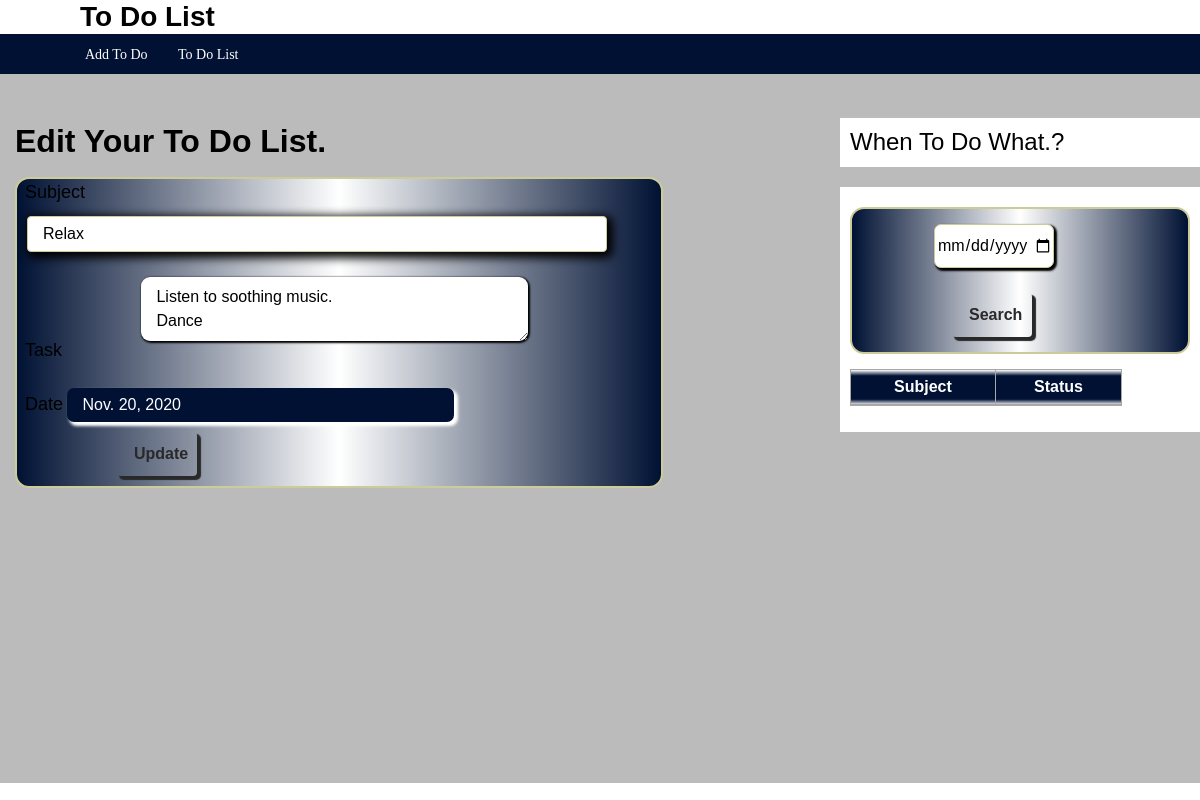
Page /edit/2 on the committed database.
### todo/models.py (models this page shows, shortened)
class Todoing(models.Model):
    subject     =   models.CharField(max_length=200)
    task        =   models.TextField(max_length=200)
    date        =   models.DateField(blank=False, null=False)
    class Meta:
        verbose_name_plural  =  'Todoing'

### todo/views.py (the view)
# urls.py: path('edit/<int:id>', views.edit),
def edit(request, id):
    records = Todoing.objects.get(id=id)
    return render(request, "edit.html",{'todo':records})

### templates/edit.html (shortened to what this page needs)
<!DOCTYPE html>
{% extends 'base.html' %}
{% block content %}
  <h2 class="title mb-3">Edit Your To Do List.</h2>
    <form method="post" action="/update/{{ todo.id }}" enctype="multipart/form-data">{% csrf_token %}
        <label class="lable">Subject</label>
        <input type="text" class="baron" name="subject" id="todo.subject" maxlength="100" value="{{ todo.subject }}" required /><br>
        <label class="lable">Task</label>
        <textarea class="boron" name="task" id="todo.task" maxlength="5000" required>{{ todo.task }}</textarea><br><br>
        <label class="lable">Date</label>
        <input class="fin" name="date" id="todo.date" value="{{ todo.date }}" required /><br>
        <input type="submit" class="btn" value="Update" />
    </form>
{% endblock %}

### todo/static/css/style.css (style rules this page uses)
h1,h3,h2 { color: #033; font-weight: normal; }
.btn { background-color: #ccc; color: #033; box-shadow: 3px 3px 1px 1px; margin-left: 0; }
.fin { color: #fff; background-color: #013; box-shadow: 3px 3px 3px 1px; }
input { width: 60%; display: inline-block; border: 1px solid #cc9; box-sizing: border-box; height: 05%; border-radius: 07px; padding: 8px 15px 8px 15px; margin: 10px 0px 15px 85px; box-shadow: 2px 2px 2px 2px; }
input[type=submit] { margin: 10px 0px 10px 100px; width: 80px; }
.lable { color: #000; margin: 0 0 0 8px; font-size: 18px; background-color: ; }
textarea { width: 60%; display: inline-block; border: 1px solid #cccc99; box-sizing: border-box; border-radius: 09px; padding: 8px 15px 8px 15px; margin: 10px 0px 60px 82px; box-shadow: 1px 1px 2px 1px; }

### todo/static/css/main.css (style rules this page uses)
body, html { height: 100%; font-family: Poppins-Regular, sans-serif; }
h1,h2,h3,h4,h5,h6 { margin: 0px; color: #000; }
input { outline: none; border: none; }
textarea { outline: none; border: none; }

### rows in the picture
Todoing: subject "Relax", task "Listen to soothing music. Dance", date "Nov. 20, 2020"
